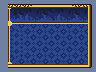

Tiled map render using the project's own tile images. Description and the whole map definition, tile-layer contents included, below:
An orthogonal 12x9 tile map with 8x8 px tiles, 1 tile layer (Tile Layer 1).

<map version="1.5" tiledversion="1.7.2" orientation="orthogonal" renderorder="right-down" width="12" height="9" tilewidth="8" tileheight="8" infinite="0" nextlayerid="2" nextobjectid="1">
 <tileset firstgid="1" name="MenuTiles" tilewidth="8" tileheight="8" tilecount="32" columns="8">
  <image source="Anims_Off_Battle_Graphic-Sokaballa.png" width="64" height="32" />
 </tileset>
 <layer id="1" name="Tile Layer 1" width="12" height="9">
  <data encoding="csv">
1,7,7,7,8,8,8,8,8,2147483655,2147483655,2147483653,
1,13,9,11,12,9,10,11,12,9,12,2147483652,
1,25,17,19,20,17,18,19,20,17,20,2147483652,
1,26,31,6,30,31,6,30,31,6,30,2147483652,
1,27,23,16,14,15,16,14,15,16,14,2147483652,
1,27,23,24,22,23,24,22,23,24,22,2147483652,
1,27,23,6,30,31,6,30,31,6,30,2147483652,
1,1073741850,15,16,14,15,16,14,15,16,14,2147483652,
1,1073741832,1073741832,1073741832,1073741832,1073741832,1073741832,1073741832,1073741832,1073741832,1073741832,3221225477
</data>
 </layer>
</map>
